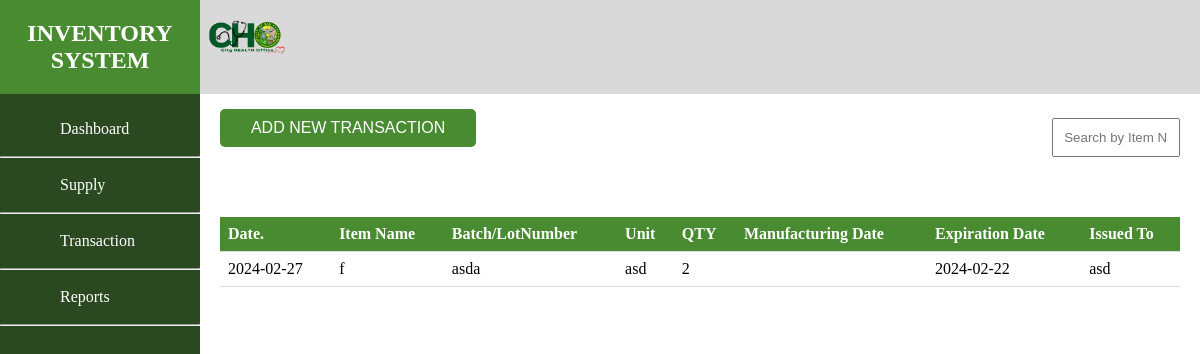
/Transaction.php, run on the app's committed database.
### tables this page shows
CREATE TABLE `supply` (
  `supply_id` int(11) NOT NULL,
  `date` varchar(255) DEFAULT NULL,
  `item_name` varchar(255) DEFAULT NULL,
  `batch_number` varchar(50) DEFAULT NULL,
  `lot_number` varchar(50) DEFAULT NULL,
  `description` varchar(255) DEFAULT NULL,
  `qty` int(11) DEFAULT NULL,
  `manufacturing_date` varchar(255) DEFAULT NULL,
  `expiration_date` varchar(255) DEFAULT NULL,
  `issued_to` varchar(255) NOT NULL,
  `medicine_id` int(11) DEFAULT NULL
);

### Transaction.php (the view, shortened to what this page needs)
<!DOCTYPE html>
<html lang="en">
<head>
</head>
<body>
<div class="header" style="display: flex; justify-content: space-between; align-items: center; padding: 5px;">
    <div class="logo">
        <img src="logo.png" alt="Logo">
    </div>
</div>
    <div class="sidebar">
        <header style="background-color:#498B31; ">
            <h2 style="color:white">INVENTORY SYSTEM</h2>
        </header>
        <ul>
            <li><a href="Dashboard.php">Dashboard</a></li>
            <hr class="round"></hr>
            <li><a href="Supply.php">Supply</a></li>
            <hr class="round"></hr>
            <li><a href="Transaction.php">Transaction</a></li>
            <hr class="round"></hr>
            <li><a href="Reports.php">Reports</a></li>
            <hr class="round"></hr>
        </ul>
    </div>
    <footer>
  <a href="your_other_page.html">
    <button class="footer-button">Your Footer Button</button>
  </a>
</footer>
    <div class="content">
        <div class="button-container">
        <div style="display: flex; align-items: center;">
    <button id="addTransactionButton">ADD NEW TRANSACTION</button>
    <input type="text" id="searchInput" placeholder="Search by Item Name" style="margin-left: 60%; margin-top: 20px; padding:10px; width:23%">
</div>
</div>
<div class="table-container">
    <table class="data-table">
        <thead>
            <tr>
                <th style="color:white">Date.</th>
                <th style="color:white">Item Name</th>
                <th style="color:white">Batch/LotNumber</th>
                <th style="color:white">Unit</th>
                <th style="color:white">QTY</th>
                <th style="color:white">Manufacturing Date</th>
                <th style="color:white">Expiration Date</th>
                <th style="color:white">Issued To</th>
            </tr>
        </thead>
        <tbody>
            <?php
            $servername = "localhost";
            $username = "root";
            $password = "";
            $database = "choinventory";
            $conn = new mysqli($servername, $username, $password, $database);
            $sql = "SELECT * FROM supply";
            $result = $conn->query($sql);
            if ($result->num_rows > 0) {
                while ($row = $result->fetch_assoc()) {
            ?>
                    <tr>
                        <td><?php echo $row["date"]; ?></td>
                        <td><?php echo $row["item_name"]; ?></td>
                        <td><?php echo $row["batch_number"]; ?></td>
                        <td><?php echo $row["description"]; ?></td>
                        <td><?php echo $row["qty"]; ?></td>
                        <td><?php echo $row["date_manufactured"]; ?></td>
                        <td><?php echo $row["expiration_date"]; ?></td>
                        <td><?php echo $row["issued_to"]; ?></td>
                    </tr>
            <?php
                }
            } else {
            ?>
                <tr id="noRecordRow">
                    <td colspan="10" style="text-align: center;">No record found</td>
                </tr>
            <?php
            }
            ?>
        </tbody>
    </table>
</div>
</body>
</html>

### Transaction.php (style rules this page uses)
body { margin: 0; padding: 0; }
.sidebar { position: fixed; left: 0; top: 0; height: 100%; width: 200px; background-color: #2B4921; color: #14e630; }
.sidebar header { background-color: white; padding: 20px; text-align: center; }
.sidebar h2 { margin: 0; }
.sidebar ul { list-style-type: none; padding: 0; }
.sidebar ul li { padding: 10px; margin-left: 50px; font-style: arial; }
.sidebar ul li a { color: #fff; text-decoration: none; }
.content { margin-left: 200px; padding: 20px; padding-top: 10px; }
.logo { text-align: left; }
.logo img { max-width: 100px; height: 80px; }
.header { position: fixed; top: 0; left: 200px; right: 0; background-color: #D9D9D9; padding: 4px; z-index: 1; }
.table-container { margin-top: 60px; overflow-x: auto; }
.data-table { width: 100%; border-collapse: collapse; }
.data-table th, .data-table td { padding: 8px; text-align: left; border-bottom: 1px solid #ddd; }
.data-table th { background-color: #498B31; color: #333; }
.button-container button { background-color: #498B31; color: white; border: none; padding: 10px 20px; text-align: center; text-decoration: none; font-size: 16px; cursor: pointer; border-radius: 5px; transition: background-color 0.3s; width:500px; }
.footer-button { background-color: #4CAF50; border: none; color: white; padding: 15px 32px; text-align: center; text-decoration: none; display: block; width: 80%; margin: 0 auto; font-size: 16px; margin-top: 20px; border-radius: 10px; }

### data on the page
supply: date "2024-02-27", item_name "f", batch_number "asda", description "asd", qty "2", expiration_date "2024-02-22", issued_to "asd"
